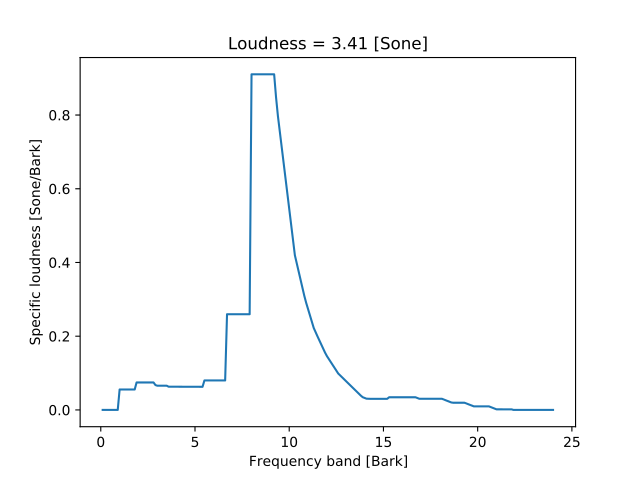

The Python source for this figure:
from mosqito.sq_metrics import loudness_zwst
import matplotlib.pyplot as plt
import numpy as np
f=1000
fs=48000
d=0.2
dB=60
time = np.arange(0, d, 1/fs)
stimulus = 0.5 * (1 + np.sin(2 * np.pi * f * time))
rms = np.sqrt(np.mean(np.power(stimulus, 2)))
ampl = 0.00002 * np.power(10, dB / 20) / rms
stimulus = stimulus * ampl
N, N_spec, bark_axis = loudness_zwst(stimulus, fs)
plt.plot(bark_axis, N_spec)
plt.xlabel("Frequency band [Bark]")
plt.ylabel("Specific loudness [Sone/Bark]")
plt.title("Loudness = " + f"{N:.2f}" + " [Sone]")
